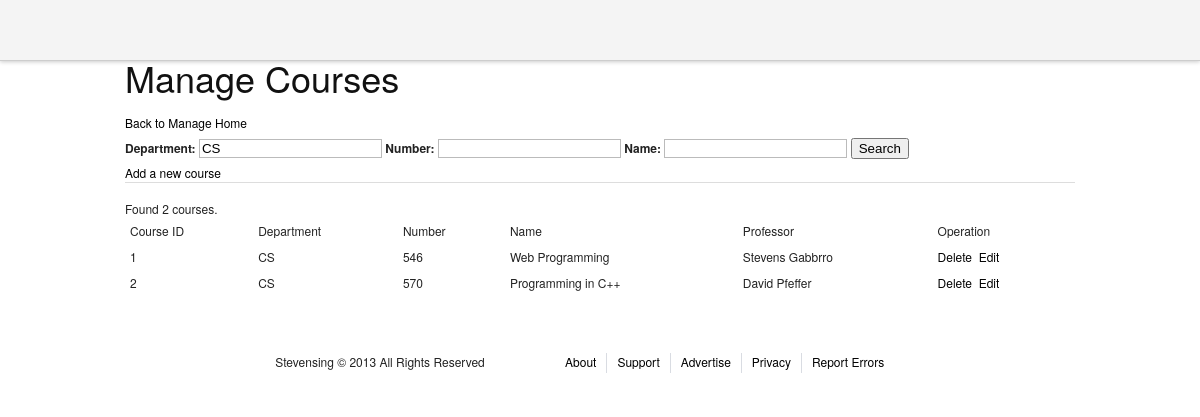
The page /admin/managecourses.php?department=CS on the database its author committed.
### tables this page shows
CREATE TABLE `courses` (
  `course_id` int(11) NOT NULL AUTO_INCREMENT,
  `department` varchar(3) NOT NULL,
  `number` smallint(6) NOT NULL,
  `name` varchar(100) NOT NULL,
  `description` varchar(6000) DEFAULT NULL,
  `professor` varchar(100) DEFAULT NULL,
  PRIMARY KEY (`course_id`)
);

### admin/managecourses.php (the view, shortened to what this page needs)
<?php
include "header.php";
include "mysqli_connection.php";
?>
<div>
<h1>Manage Courses</h1>
<a href = "adminhome.php">Back to Manage Home</a>
</div>
<div>
<form action = "#" method = "GET">
<label for = "department">Department: </label><input type = "text" name = "department" value = "<?php echo isset($_GET['department'])?$_GET['department']:"";?>" />
<label for = "number">Number: </label><input type = "text" name = "number"  value = "<?php echo isset($_GET['number'])?$_GET['number']:"";?>" />
<label for = "name">Name: </label><input type = "text" name = "name"  value = "<?php echo isset($_GET['name'])?$_GET['name']:"";?>" />
<input type = "submit" value = "Search" />
</form>
</div>
<div>
<a href="editcourse.php">Add a new course</a>
</div>
<hr />
<div>
<table>
<thead >
<td>Course ID</td><td>Department</td><td>Number</td><td>Name</td><td>Professor</td><td>Operation</td>
</thead>
<tbody>
<?php
$filter = "true";
if (isset($_GET["department"]) && $_GET["department"] !== ""){
        $param = "(department = '" . $mysqli->real_escape_string(trim($_GET["department"])) . "')";
        $filter .= " AND " . $param;
}
$perNumber = 25;
if(isset($_GET['page']))$page = $_GET['page'];
else $page=1;
$count = $mysqli->query("select count(*) from Courses WHERE " . $filter . ";");
$rs = mysqli_fetch_array($count);
$totalNumber = $rs[0];
if ($totalNumber == 0){
        echo "<div><font color='red'>No result!</font></div>";
}
else{
        echo "<div>Found " . $totalNumber. " courses.</div>";
}
$startCount = ($page - 1) * $perNumber;
$result = $mysqli->query("select * from Courses WHERE (" . $filter .") LIMIT $startCount, $perNumber");
if ($result){
        while ($row = mysqli_fetch_array($result)){
?>
<tr>
<td><?php echo $row["course_id"];?></td>
<td><?php echo $row["department"];?></td>
<td><?php echo $row["number"];?></td>
<td><?php echo $row["name"];?></td>
<td><?php echo $row["professor"];?></td>
<td><a href="javascript:" onclick = "show_delete_yes(this,<?php echo $row['course_id'];?>);" >Delete</a>&nbsp&nbsp<a href="editcourse.php?id=<?php echo $row['course_id'];?>">Edit</a></td>
</tr>
</tbody>
<?php
        }
 }
?>
</table>
</div>
<?php
include "footer.php";

### stylesheets/screen.css (style rules this page uses)
html { margin:0;padding:0;border:0; }
body, div, span, object, iframe, h1, h2, h3, h4, h5, h6, p, blockquote, pre, a, abbr, acronym, address, code, del, dfn, em, img, q, dl, dt, dd, ol, ul, li, fieldset, form, label, legend, table, caption, tbody, tfoot, thead, tr, th, td, article, aside, dialog, figure, footer, header, hgroup, nav, section { margin:0;padding:0;border:0;font-size:100%;font:inherit;vertical-align:baseline; }
body { line-height:1.5;background:white; }
table { border-collapse:separate;border-spacing:0; }
caption, th, td { text-align:left;font-weight:normal;float:none !important; }
table, th, td { vertical-align:middle; }
html { font-size:100.01%; }
body { font-size:75%;color:#222;background:#fff;font-family:"Helvetica Neue", Arial, Helvetica, sans-serif; }
h1, h2, h3, h4, h5, h6 { font-weight:normal;color:#111; }
h1 { font-size:3em;line-height:1;margin-bottom:0.5em; }
a { color:#06c;text-decoration:underline; }
table { margin-bottom:1.4em;width:100%; }
th, td, caption { padding:4px 10px 4px 5px; }
label { font-weight:bold; }
input[type=text], input[type=password], input[type=url], input[type=email], input.text, input.title, textarea { background-color:#fff;border:1px solid #bbb;color:#000; }
input[type=text], input[type=password], input[type=url], input[type=email], input.text, input.title, textarea, select { margin:0.5em 0; }
hr { background:#ddd;color:#ddd;clear:both;float:none;width:100%;height:1px;margin:0 0 17px;border:none; }

### stylesheets/common.css (style rules this page uses)
body { font-family: 'Helvetica Neue', Helvetica, Arial, 'lucida grande',tahoma,verdana,arial,sans-serif; }
a, a:hover, a:visited, a:link { color: #000; text-decoration: none; }

### rows shown on the page
courses: course_id "1", department "CS", number "546", name "Web Programming", professor "Stevens Gabbrro"
courses: course_id "2", department "CS", number "570", name "Programming in C++", professor "David Pfeffer"

### other values the page prints
$totalNumber "2"
